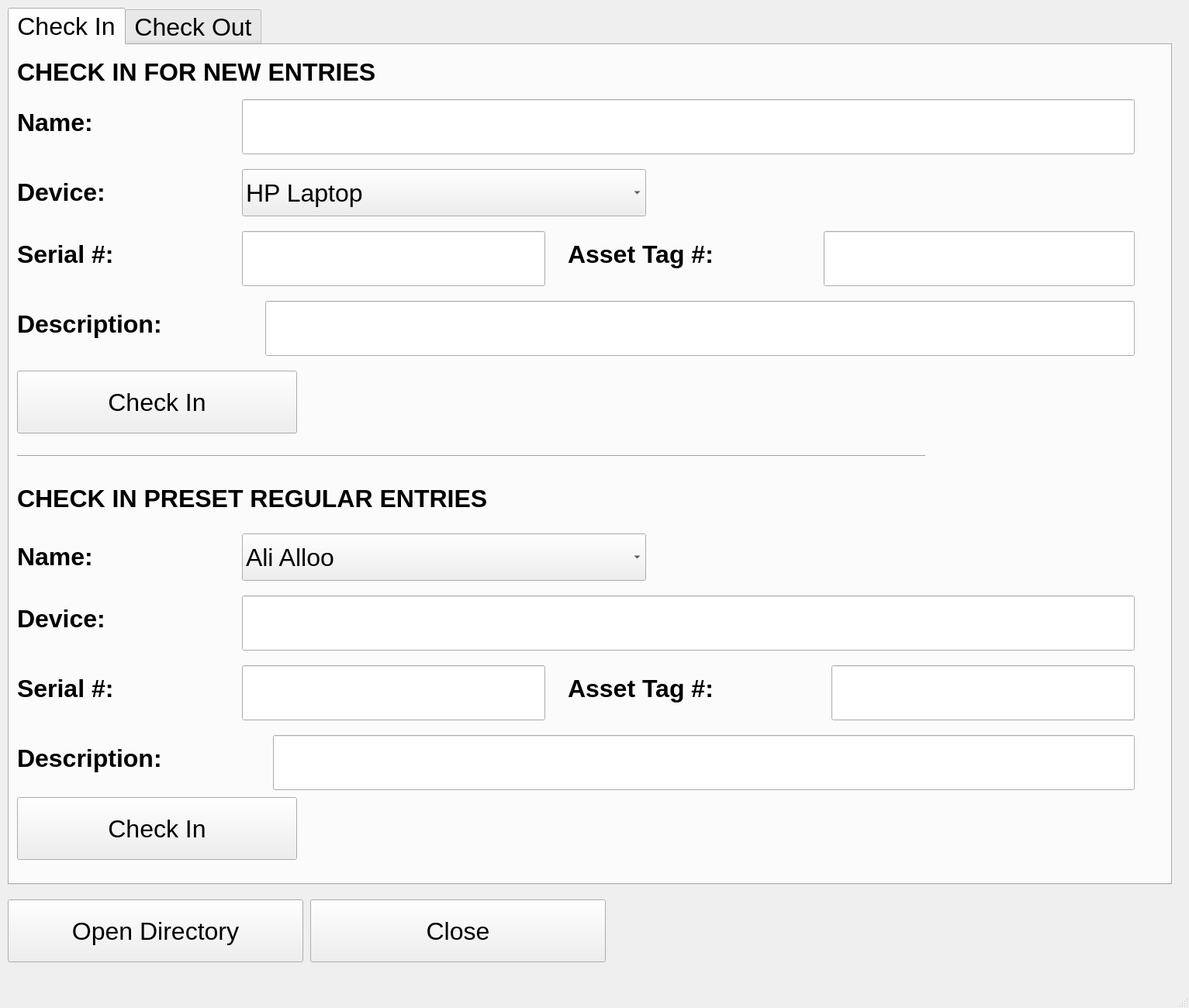
<?xml version="1.0" encoding="UTF-8"?>
<ui version="4.0">
 <class>SHICheckIn</class>
 <widget class="QMainWindow" name="SHICheckIn">
  <property name="geometry">
   <rect>
    <x>0</x>
    <y>0</y>
    <width>1533</width>
    <height>1300</height>
   </rect>
  </property>
  <property name="windowTitle">
   <string>MainWindow</string>
  </property>
  <widget class="QWidget" name="centralwidget">
   <widget class="QTabWidget" name="tabWidget">
    <property name="geometry">
     <rect>
      <x>10</x>
      <y>10</y>
      <width>1501</width>
      <height>1131</height>
     </rect>
    </property>
    <property name="font">
     <font>
      <pointsize>24</pointsize>
     </font>
    </property>
    <property name="currentIndex">
     <number>0</number>
    </property>
    <widget class="QWidget" name="CheckIn">
     <attribute name="title">
      <string>Check In</string>
     </attribute>
     <widget class="QLabel" name="chkin_new_name">
      <property name="geometry">
       <rect>
        <x>10</x>
        <y>70</y>
        <width>271</width>
        <height>61</height>
       </rect>
      </property>
      <property name="minimumSize">
       <size>
        <width>121</width>
        <height>61</height>
       </size>
      </property>
      <property name="text">
       <string>&lt;html&gt;&lt;head/&gt;&lt;body&gt;&lt;p&gt;&lt;span style=&quot; font-size:24pt; font-weight:600;&quot;&gt;Name:&lt;/span&gt;&lt;/p&gt;&lt;/body&gt;&lt;/html&gt;</string>
      </property>
     </widget>
     <widget class="QLabel" name="chkin_new_descr">
      <property name="geometry">
       <rect>
        <x>10</x>
        <y>330</y>
        <width>301</width>
        <height>61</height>
       </rect>
      </property>
      <property name="minimumSize">
       <size>
        <width>201</width>
        <height>61</height>
       </size>
      </property>
      <property name="font">
       <font>
        <pointsize>8</pointsize>
       </font>
      </property>
      <property name="text">
       <string>&lt;html&gt;&lt;head/&gt;&lt;body&gt;&lt;p&gt;&lt;span style=&quot; font-size:24pt; font-weight:600;&quot;&gt;Description:&lt;/span&gt;&lt;/p&gt;&lt;/body&gt;&lt;/html&gt;</string>
      </property>
     </widget>
     <widget class="QLabel" name="chkin_new_serial">
      <property name="geometry">
       <rect>
        <x>10</x>
        <y>240</y>
        <width>271</width>
        <height>61</height>
       </rect>
      </property>
      <property name="minimumSize">
       <size>
        <width>151</width>
        <height>61</height>
       </size>
      </property>
      <property name="text">
       <string>&lt;html&gt;&lt;head/&gt;&lt;body&gt;&lt;p&gt;&lt;span style=&quot; font-size:24pt; font-weight:600;&quot;&gt;Serial #:&lt;/span&gt;&lt;/p&gt;&lt;/body&gt;&lt;/html&gt;</string>
      </property>
     </widget>
     <widget class="QLabel" name="chkin_new_asset">
      <property name="geometry">
       <rect>
        <x>720</x>
        <y>240</y>
        <width>311</width>
        <height>61</height>
       </rect>
      </property>
      <property name="minimumSize">
       <size>
        <width>211</width>
        <height>61</height>
       </size>
      </property>
      <property name="text">
       <string>&lt;html&gt;&lt;head/&gt;&lt;body&gt;&lt;p&gt;&lt;span style=&quot; font-size:24pt; font-weight:600;&quot;&gt;Asset Tag #:&lt;/span&gt;&lt;/p&gt;&lt;/body&gt;&lt;/html&gt;</string>
      </property>
     </widget>
     <widget class="QLineEdit" name="chkin_new_serial_in">
      <property name="geometry">
       <rect>
        <x>300</x>
        <y>240</y>
        <width>391</width>
        <height>71</height>
       </rect>
      </property>
      <property name="minimumSize">
       <size>
        <width>351</width>
        <height>61</height>
       </size>
      </property>
     </widget>
     <widget class="QLineEdit" name="chkin_new_asset_in">
      <property name="geometry">
       <rect>
        <x>1050</x>
        <y>240</y>
        <width>401</width>
        <height>71</height>
       </rect>
      </property>
      <property name="minimumSize">
       <size>
        <width>401</width>
        <height>61</height>
       </size>
      </property>
     </widget>
     <widget class="QLineEdit" name="chkin_new_descr_in">
      <property name="geometry">
       <rect>
        <x>330</x>
        <y>330</y>
        <width>1121</width>
        <height>71</height>
       </rect>
      </property>
      <property name="minimumSize">
       <size>
        <width>951</width>
        <height>61</height>
       </size>
      </property>
     </widget>
     <widget class="QLineEdit" name="chkin_new_name_in">
      <property name="geometry">
       <rect>
        <x>300</x>
        <y>70</y>
        <width>1151</width>
        <height>71</height>
       </rect>
      </property>
      <property name="minimumSize">
       <size>
        <width>1031</width>
        <height>61</height>
       </size>
      </property>
     </widget>
     <widget class="QComboBox" name="chkin_drpmn_device">
      <property name="geometry">
       <rect>
        <x>300</x>
        <y>160</y>
        <width>521</width>
        <height>61</height>
       </rect>
      </property>
      <property name="minimumSize">
       <size>
        <width>521</width>
        <height>61</height>
       </size>
      </property>
      <property name="maximumSize">
       <size>
        <width>521</width>
        <height>61</height>
       </size>
      </property>
      <property name="font">
       <font>
        <pointsize>24</pointsize>
       </font>
      </property>
      <item>
       <property name="text">
        <string>HP Laptop</string>
       </property>
      </item>
      <item>
       <property name="text">
        <string>Dell Laptop</string>
       </property>
      </item>
      <item>
       <property name="text">
        <string>Toshiba Laptop</string>
       </property>
      </item>
      <item>
       <property name="text">
        <string>Lenovo Laptop</string>
       </property>
      </item>
      <item>
       <property name="text">
        <string>Apple MacBook</string>
       </property>
      </item>
      <item>
       <property name="text">
        <string>Samsung Tablet</string>
       </property>
      </item>
      <item>
       <property name="text">
        <string>Microsoft Surface</string>
       </property>
      </item>
      <item>
       <property name="text">
        <string>iPad</string>
       </property>
      </item>
      <item>
       <property name="text">
        <string>iPad Mini</string>
       </property>
      </item>
      <item>
       <property name="text">
        <string>USB Charger</string>
       </property>
      </item>
      <item>
       <property name="text">
        <string>Unlisted (See Description)</string>
       </property>
      </item>
     </widget>
     <widget class="QLabel" name="chkin_new_device">
      <property name="geometry">
       <rect>
        <x>10</x>
        <y>160</y>
        <width>271</width>
        <height>61</height>
       </rect>
      </property>
      <property name="minimumSize">
       <size>
        <width>131</width>
        <height>61</height>
       </size>
      </property>
      <property name="text">
       <string>&lt;html&gt;&lt;head/&gt;&lt;body&gt;&lt;p&gt;&lt;span style=&quot; font-size:24pt; font-weight:600;&quot;&gt;Device:&lt;/span&gt;&lt;/p&gt;&lt;/body&gt;&lt;/html&gt;</string>
      </property>
     </widget>
     <widget class="Line" name="chkin_divider">
      <property name="geometry">
       <rect>
        <x>10</x>
        <y>520</y>
        <width>1171</width>
        <height>20</height>
       </rect>
      </property>
      <property name="minimumSize">
       <size>
        <width>1171</width>
        <height>20</height>
       </size>
      </property>
      <property name="maximumSize">
       <size>
        <width>1171</width>
        <height>20</height>
       </size>
      </property>
      <property name="orientation">
       <enum>Qt::Horizontal</enum>
      </property>
     </widget>
     <widget class="QLabel" name="chkin_shi_img">
      <property name="geometry">
       <rect>
        <x>1190</x>
        <y>470</y>
        <width>261</width>
        <height>171</height>
       </rect>
      </property>
      <property name="text">
       <string/>
      </property>
      <property name="pixmap">
       <pixmap>../../../Pictures/SHI-Logo-RGB.jpg</pixmap>
      </property>
      <property name="scaledContents">
       <bool>true</bool>
      </property>
     </widget>
     <widget class="QPushButton" name="chkin_reg_submit">
      <property name="geometry">
       <rect>
        <x>10</x>
        <y>970</y>
        <width>361</width>
        <height>81</height>
       </rect>
      </property>
      <property name="minimumSize">
       <size>
        <width>231</width>
        <height>61</height>
       </size>
      </property>
      <property name="font">
       <font>
        <pointsize>24</pointsize>
       </font>
      </property>
      <property name="text">
       <string>Check In</string>
      </property>
     </widget>
     <widget class="QLabel" name="chkin_new_title">
      <property name="geometry">
       <rect>
        <x>10</x>
        <y>10</y>
        <width>761</width>
        <height>51</height>
       </rect>
      </property>
      <property name="minimumSize">
       <size>
        <width>481</width>
        <height>51</height>
       </size>
      </property>
      <property name="text">
       <string>&lt;html&gt;&lt;head/&gt;&lt;body&gt;&lt;p&gt;&lt;span style=&quot; font-size:24pt; font-weight:600;&quot;&gt;CHECK IN FOR NEW ENTRIES&lt;/span&gt;&lt;/p&gt;&lt;/body&gt;&lt;/html&gt;</string>
      </property>
     </widget>
     <widget class="QLabel" name="chkin_reg_title">
      <property name="geometry">
       <rect>
        <x>10</x>
        <y>560</y>
        <width>861</width>
        <height>51</height>
       </rect>
      </property>
      <property name="minimumSize">
       <size>
        <width>611</width>
        <height>51</height>
       </size>
      </property>
      <property name="text">
       <string>&lt;html&gt;&lt;head/&gt;&lt;body&gt;&lt;p&gt;&lt;span style=&quot; font-size:24pt; font-weight:600;&quot;&gt;CHECK IN PRESET REGULAR ENTRIES&lt;/span&gt;&lt;/p&gt;&lt;/body&gt;&lt;/html&gt;</string>
      </property>
     </widget>
     <widget class="QLabel" name="chkin_reg_descr">
      <property name="geometry">
       <rect>
        <x>10</x>
        <y>890</y>
        <width>301</width>
        <height>61</height>
       </rect>
      </property>
      <property name="minimumSize">
       <size>
        <width>201</width>
        <height>61</height>
       </size>
      </property>
      <property name="text">
       <string>&lt;html&gt;&lt;head/&gt;&lt;body&gt;&lt;p&gt;&lt;span style=&quot; font-size:24pt; font-weight:600;&quot;&gt;Description:&lt;/span&gt;&lt;/p&gt;&lt;/body&gt;&lt;/html&gt;</string>
      </property>
     </widget>
     <widget class="QLineEdit" name="chkin_reg_descr_in">
      <property name="geometry">
       <rect>
        <x>340</x>
        <y>890</y>
        <width>1111</width>
        <height>71</height>
       </rect>
      </property>
      <property name="minimumSize">
       <size>
        <width>951</width>
        <height>61</height>
       </size>
      </property>
      <property name="font">
       <font>
        <pointsize>24</pointsize>
        <weight>50</weight>
        <bold>false</bold>
       </font>
      </property>
      <property name="text">
       <string/>
      </property>
     </widget>
     <widget class="QLabel" name="chkin_reg_name">
      <property name="geometry">
       <rect>
        <x>10</x>
        <y>630</y>
        <width>271</width>
        <height>61</height>
       </rect>
      </property>
      <property name="minimumSize">
       <size>
        <width>121</width>
        <height>61</height>
       </size>
      </property>
      <property name="text">
       <string>&lt;html&gt;&lt;head/&gt;&lt;body&gt;&lt;p&gt;&lt;span style=&quot; font-size:24pt; font-weight:600;&quot;&gt;Name:&lt;/span&gt;&lt;/p&gt;&lt;/body&gt;&lt;/html&gt;</string>
      </property>
     </widget>
     <widget class="QLabel" name="chkin_reg_device">
      <property name="geometry">
       <rect>
        <x>10</x>
        <y>710</y>
        <width>271</width>
        <height>61</height>
       </rect>
      </property>
      <property name="minimumSize">
       <size>
        <width>131</width>
        <height>61</height>
       </size>
      </property>
      <property name="text">
       <string>&lt;html&gt;&lt;head/&gt;&lt;body&gt;&lt;p&gt;&lt;span style=&quot; font-size:24pt; font-weight:600;&quot;&gt;Device:&lt;/span&gt;&lt;/p&gt;&lt;/body&gt;&lt;/html&gt;</string>
      </property>
     </widget>
     <widget class="QLineEdit" name="chkin_reg_asset_in">
      <property name="geometry">
       <rect>
        <x>1060</x>
        <y>800</y>
        <width>391</width>
        <height>71</height>
       </rect>
      </property>
      <property name="font">
       <font>
        <pointsize>24</pointsize>
       </font>
      </property>
     </widget>
     <widget class="QLabel" name="chkin_reg_serial">
      <property name="geometry">
       <rect>
        <x>10</x>
        <y>800</y>
        <width>271</width>
        <height>61</height>
       </rect>
      </property>
      <property name="minimumSize">
       <size>
        <width>151</width>
        <height>61</height>
       </size>
      </property>
      <property name="text">
       <string>&lt;html&gt;&lt;head/&gt;&lt;body&gt;&lt;p&gt;&lt;span style=&quot; font-size:24pt; font-weight:600;&quot;&gt;Serial #:&lt;/span&gt;&lt;/p&gt;&lt;/body&gt;&lt;/html&gt;</string>
      </property>
     </widget>
     <widget class="QLineEdit" name="chkin_reg_serial_in">
      <property name="geometry">
       <rect>
        <x>300</x>
        <y>800</y>
        <width>391</width>
        <height>71</height>
       </rect>
      </property>
      <property name="minimumSize">
       <size>
        <width>351</width>
        <height>61</height>
       </size>
      </property>
      <property name="font">
       <font>
        <pointsize>24</pointsize>
       </font>
      </property>
     </widget>
     <widget class="QLabel" name="chkin_reg_asset">
      <property name="geometry">
       <rect>
        <x>720</x>
        <y>800</y>
        <width>321</width>
        <height>61</height>
       </rect>
      </property>
      <property name="minimumSize">
       <size>
        <width>211</width>
        <height>61</height>
       </size>
      </property>
      <property name="text">
       <string>&lt;html&gt;&lt;head/&gt;&lt;body&gt;&lt;p&gt;&lt;span style=&quot; font-size:24pt; font-weight:600;&quot;&gt;Asset Tag #:&lt;/span&gt;&lt;/p&gt;&lt;/body&gt;&lt;/html&gt;</string>
      </property>
     </widget>
     <widget class="QPushButton" name="chkin_new_submit">
      <property name="geometry">
       <rect>
        <x>10</x>
        <y>420</y>
        <width>361</width>
        <height>81</height>
       </rect>
      </property>
      <property name="minimumSize">
       <size>
        <width>231</width>
        <height>61</height>
       </size>
      </property>
      <property name="font">
       <font>
        <pointsize>24</pointsize>
       </font>
      </property>
      <property name="text">
       <string>Check In</string>
      </property>
     </widget>
     <widget class="QLineEdit" name="chkin_reg_device_in">
      <property name="geometry">
       <rect>
        <x>300</x>
        <y>710</y>
        <width>1151</width>
        <height>71</height>
       </rect>
      </property>
      <property name="minimumSize">
       <size>
        <width>1021</width>
        <height>61</height>
       </size>
      </property>
     </widget>
     <widget class="QComboBox" name="chkin_drpmn_name">
      <property name="geometry">
       <rect>
        <x>300</x>
        <y>630</y>
        <width>521</width>
        <height>61</height>
       </rect>
      </property>
      <property name="minimumSize">
       <size>
        <width>521</width>
        <height>61</height>
       </size>
      </property>
      <property name="font">
       <font>
        <pointsize>24</pointsize>
       </font>
      </property>
      <item>
       <property name="text">
        <string>Ali Alloo</string>
       </property>
      </item>
      <item>
       <property name="text">
        <string>Brian Covela</string>
       </property>
      </item>
      <item>
       <property name="text">
        <string>Chris Sullo</string>
       </property>
      </item>
      <item>
       <property name="text">
        <string>Curtis Booker</string>
       </property>
      </item>
      <item>
       <property name="text">
        <string>Damian Latourette</string>
       </property>
      </item>
      <item>
       <property name="text">
        <string>Daniel Carreira</string>
       </property>
      </item>
      <item>
       <property name="text">
        <string>Edward Nunez</string>
       </property>
      </item>
      <item>
       <property name="text">
        <string>Hector Rivera</string>
       </property>
      </item>
      <item>
       <property name="text">
        <string>Jason Folmar</string>
       </property>
      </item>
      <item>
       <property name="text">
        <string>Jose Lopez</string>
       </property>
      </item>
      <item>
       <property name="text">
        <string>Josue Cardona</string>
       </property>
      </item>
      <item>
       <property name="text">
        <string>Rhina Cardona</string>
       </property>
      </item>
      <item>
       <property name="text">
        <string>Keith K</string>
       </property>
      </item>
      <item>
       <property name="text">
        <string>Kendell Lucas</string>
       </property>
      </item>
      <item>
       <property name="text">
        <string>Michael Scott</string>
       </property>
      </item>
      <item>
       <property name="text">
        <string>Nihad Issa</string>
       </property>
      </item>
      <item>
       <property name="text">
        <string>Oscar Vartanian</string>
       </property>
      </item>
      <item>
       <property name="text">
        <string>Paul Brew</string>
       </property>
      </item>
      <item>
       <property name="text">
        <string>Rick Karp</string>
       </property>
      </item>
      <item>
       <property name="text">
        <string>Rob Harrison</string>
       </property>
      </item>
      <item>
       <property name="text">
        <string>Rohan Grandeson</string>
       </property>
      </item>
      <item>
       <property name="text">
        <string>Sean Larson</string>
       </property>
      </item>
      <item>
       <property name="text">
        <string>Steve Alt</string>
       </property>
      </item>
      <item>
       <property name="text">
        <string>Thomas O. Dell</string>
       </property>
      </item>
      <item>
       <property name="text">
        <string>Tishonda Carson</string>
       </property>
      </item>
      <item>
       <property name="text">
        <string>Tom Mililli</string>
       </property>
      </item>
      <item>
       <property name="text">
        <string>William Morris</string>
       </property>
      </item>
     </widget>
    </widget>
    <widget class="QWidget" name="CheckOut">
     <attribute name="title">
      <string>Check Out</string>
     </attribute>
     <widget class="QLabel" name="chkout_shi_img">
      <property name="geometry">
       <rect>
        <x>1190</x>
        <y>470</y>
        <width>261</width>
        <height>171</height>
       </rect>
      </property>
      <property name="text">
       <string/>
      </property>
      <property name="pixmap">
       <pixmap>../../../Pictures/SHI-Logo-RGB.jpg</pixmap>
      </property>
      <property name="scaledContents">
       <bool>true</bool>
      </property>
     </widget>
     <widget class="QLabel" name="chkout_reg_device">
      <property name="geometry">
       <rect>
        <x>10</x>
        <y>710</y>
        <width>271</width>
        <height>61</height>
       </rect>
      </property>
      <property name="minimumSize">
       <size>
        <width>131</width>
        <height>61</height>
       </size>
      </property>
      <property name="text">
       <string>&lt;html&gt;&lt;head/&gt;&lt;body&gt;&lt;p&gt;&lt;span style=&quot; font-weight:600;&quot;&gt;Device:&lt;/span&gt;&lt;/p&gt;&lt;/body&gt;&lt;/html&gt;</string>
      </property>
     </widget>
     <widget class="QLineEdit" name="chkout_new_serial_in">
      <property name="geometry">
       <rect>
        <x>300</x>
        <y>240</y>
        <width>391</width>
        <height>71</height>
       </rect>
      </property>
      <property name="minimumSize">
       <size>
        <width>351</width>
        <height>61</height>
       </size>
      </property>
     </widget>
     <widget class="QLineEdit" name="chkout_reg_asset_in">
      <property name="geometry">
       <rect>
        <x>1060</x>
        <y>800</y>
        <width>391</width>
        <height>71</height>
       </rect>
      </property>
     </widget>
     <widget class="QLineEdit" name="chkout_new_descr_in">
      <property name="geometry">
       <rect>
        <x>330</x>
        <y>330</y>
        <width>1121</width>
        <height>71</height>
       </rect>
      </property>
      <property name="minimumSize">
       <size>
        <width>951</width>
        <height>61</height>
       </size>
      </property>
     </widget>
     <widget class="QPushButton" name="chkout_new_submit">
      <property name="geometry">
       <rect>
        <x>10</x>
        <y>420</y>
        <width>361</width>
        <height>81</height>
       </rect>
      </property>
      <property name="minimumSize">
       <size>
        <width>231</width>
        <height>61</height>
       </size>
      </property>
      <property name="text">
       <string>Check Out</string>
      </property>
     </widget>
     <widget class="QLabel" name="chkout_new_title">
      <property name="geometry">
       <rect>
        <x>10</x>
        <y>10</y>
        <width>1131</width>
        <height>51</height>
       </rect>
      </property>
      <property name="minimumSize">
       <size>
        <width>481</width>
        <height>51</height>
       </size>
      </property>
      <property name="text">
       <string>&lt;html&gt;&lt;head/&gt;&lt;body&gt;&lt;p&gt;&lt;span style=&quot; font-weight:600;&quot;&gt;CHECK OUT FOR NEW ENTRIES&lt;/span&gt;&lt;/p&gt;&lt;/body&gt;&lt;/html&gt;</string>
      </property>
     </widget>
     <widget class="QLabel" name="chkout_new_device">
      <property name="geometry">
       <rect>
        <x>10</x>
        <y>160</y>
        <width>271</width>
        <height>61</height>
       </rect>
      </property>
      <property name="minimumSize">
       <size>
        <width>131</width>
        <height>61</height>
       </size>
      </property>
      <property name="text">
       <string>&lt;html&gt;&lt;head/&gt;&lt;body&gt;&lt;p&gt;&lt;span style=&quot; font-weight:600;&quot;&gt;Device:&lt;/span&gt;&lt;/p&gt;&lt;/body&gt;&lt;/html&gt;</string>
      </property>
     </widget>
     <widget class="QLineEdit" name="chkout_reg_serial_in">
      <property name="geometry">
       <rect>
        <x>300</x>
        <y>800</y>
        <width>391</width>
        <height>71</height>
       </rect>
      </property>
      <property name="minimumSize">
       <size>
        <width>351</width>
        <height>61</height>
       </size>
      </property>
     </widget>
     <widget class="QPushButton" name="chkout_reg_submit">
      <property name="geometry">
       <rect>
        <x>10</x>
        <y>970</y>
        <width>361</width>
        <height>81</height>
       </rect>
      </property>
      <property name="minimumSize">
       <size>
        <width>231</width>
        <height>61</height>
       </size>
      </property>
      <property name="text">
       <string>Check Out</string>
      </property>
     </widget>
     <widget class="QLineEdit" name="chkout_new_asset_in">
      <property name="geometry">
       <rect>
        <x>1050</x>
        <y>240</y>
        <width>401</width>
        <height>71</height>
       </rect>
      </property>
      <property name="minimumSize">
       <size>
        <width>401</width>
        <height>61</height>
       </size>
      </property>
     </widget>
     <widget class="QLineEdit" name="chkout_reg_device_in">
      <property name="geometry">
       <rect>
        <x>300</x>
        <y>710</y>
        <width>1151</width>
        <height>71</height>
       </rect>
      </property>
      <property name="minimumSize">
       <size>
        <width>1021</width>
        <height>61</height>
       </size>
      </property>
     </widget>
     <widget class="QLabel" name="chkout_reg_title">
      <property name="geometry">
       <rect>
        <x>10</x>
        <y>560</y>
        <width>1081</width>
        <height>51</height>
       </rect>
      </property>
      <property name="minimumSize">
       <size>
        <width>611</width>
        <height>51</height>
       </size>
      </property>
      <property name="text">
       <string>&lt;html&gt;&lt;head/&gt;&lt;body&gt;&lt;p&gt;&lt;span style=&quot; font-weight:600;&quot;&gt;CHECK OUT PRESET REGULAR ENTRIES&lt;/span&gt;&lt;/p&gt;&lt;/body&gt;&lt;/html&gt;</string>
      </property>
     </widget>
     <widget class="QLabel" name="chkout_new_serial">
      <property name="geometry">
       <rect>
        <x>10</x>
        <y>240</y>
        <width>271</width>
        <height>61</height>
       </rect>
      </property>
      <property name="minimumSize">
       <size>
        <width>151</width>
        <height>61</height>
       </size>
      </property>
      <property name="toolTip">
       <string>&lt;html&gt;&lt;head/&gt;&lt;body&gt;&lt;p&gt;Please enter serial number located on the device.&lt;/p&gt;&lt;/body&gt;&lt;/html&gt;</string>
      </property>
      <property name="text">
       <string>&lt;html&gt;&lt;head/&gt;&lt;body&gt;&lt;p&gt;&lt;span style=&quot; font-weight:600;&quot;&gt;Serial #:&lt;/span&gt;&lt;/p&gt;&lt;/body&gt;&lt;/html&gt;</string>
      </property>
     </widget>
     <widget class="QLabel" name="chkout_reg_asset">
      <property name="geometry">
       <rect>
        <x>720</x>
        <y>800</y>
        <width>321</width>
        <height>61</height>
       </rect>
      </property>
      <property name="minimumSize">
       <size>
        <width>211</width>
        <height>61</height>
       </size>
      </property>
      <property name="text">
       <string>&lt;html&gt;&lt;head/&gt;&lt;body&gt;&lt;p&gt;&lt;span style=&quot; font-weight:600;&quot;&gt;Asset Tag #:&lt;/span&gt;&lt;/p&gt;&lt;/body&gt;&lt;/html&gt;</string>
      </property>
     </widget>
     <widget class="QLabel" name="chkout_new_descr">
      <property name="geometry">
       <rect>
        <x>10</x>
        <y>330</y>
        <width>301</width>
        <height>61</height>
       </rect>
      </property>
      <property name="minimumSize">
       <size>
        <width>201</width>
        <height>61</height>
       </size>
      </property>
      <property name="toolTip">
       <string>&lt;html&gt;&lt;head/&gt;&lt;body&gt;&lt;p&gt;If employee/vistor does not have a pre-defined device. Describe the device as accurate as possible.&lt;/p&gt;&lt;/body&gt;&lt;/html&gt;</string>
      </property>
      <property name="text">
       <string>&lt;html&gt;&lt;head/&gt;&lt;body&gt;&lt;p&gt;&lt;span style=&quot; font-weight:600;&quot;&gt;Description:&lt;/span&gt;&lt;/p&gt;&lt;/body&gt;&lt;/html&gt;</string>
      </property>
     </widget>
     <widget class="QLabel" name="chkout_reg_serial">
      <property name="geometry">
       <rect>
        <x>10</x>
        <y>800</y>
        <width>271</width>
        <height>61</height>
       </rect>
      </property>
      <property name="minimumSize">
       <size>
        <width>151</width>
        <height>61</height>
       </size>
      </property>
      <property name="toolTip">
       <string>&lt;html&gt;&lt;head/&gt;&lt;body&gt;&lt;p&gt;Please enter serial number located on the device.&lt;/p&gt;&lt;/body&gt;&lt;/html&gt;</string>
      </property>
      <property name="whatsThis">
       <string>&lt;html&gt;&lt;head/&gt;&lt;body&gt;&lt;p&gt;&lt;br/&gt;&lt;/p&gt;&lt;/body&gt;&lt;/html&gt;</string>
      </property>
      <property name="text">
       <string>&lt;html&gt;&lt;head/&gt;&lt;body&gt;&lt;p&gt;&lt;span style=&quot; font-weight:600;&quot;&gt;Serial #:&lt;/span&gt;&lt;/p&gt;&lt;/body&gt;&lt;/html&gt;</string>
      </property>
     </widget>
     <widget class="QComboBox" name="chkout_drpmn_device">
      <property name="geometry">
       <rect>
        <x>300</x>
        <y>160</y>
        <width>521</width>
        <height>61</height>
       </rect>
      </property>
      <property name="minimumSize">
       <size>
        <width>521</width>
        <height>61</height>
       </size>
      </property>
      <property name="maximumSize">
       <size>
        <width>521</width>
        <height>61</height>
       </size>
      </property>
      <item>
       <property name="text">
        <string>HP Laptop</string>
       </property>
      </item>
      <item>
       <property name="text">
        <string>Dell Laptop</string>
       </property>
      </item>
      <item>
       <property name="text">
        <string>Toshiba Laptop</string>
       </property>
      </item>
      <item>
       <property name="text">
        <string>Lenovo Laptop</string>
       </property>
      </item>
      <item>
       <property name="text">
        <string>Apple MacBook</string>
       </property>
      </item>
      <item>
       <property name="text">
        <string>Samsung Tablet</string>
       </property>
      </item>
      <item>
       <property name="text">
        <string>Microsoft Surface</string>
       </property>
      </item>
      <item>
       <property name="text">
        <string>iPad</string>
       </property>
      </item>
      <item>
       <property name="text">
        <string>iPad Mini</string>
       </property>
      </item>
      <item>
       <property name="text">
        <string>USB Charger</string>
       </property>
      </item>
      <item>
       <property name="text">
        <string>Unlisted (See Description)</string>
       </property>
      </item>
     </widget>
     <widget class="QLabel" name="chkout_reg_name">
      <property name="geometry">
       <rect>
        <x>10</x>
        <y>630</y>
        <width>271</width>
        <height>61</height>
       </rect>
      </property>
      <property name="minimumSize">
       <size>
        <width>121</width>
        <height>61</height>
       </size>
      </property>
      <property name="text">
       <string>&lt;html&gt;&lt;head/&gt;&lt;body&gt;&lt;p&gt;&lt;span style=&quot; font-weight:600;&quot;&gt;Name:&lt;/span&gt;&lt;/p&gt;&lt;/body&gt;&lt;/html&gt;</string>
      </property>
     </widget>
     <widget class="QLabel" name="chkout_reg_descr">
      <property name="geometry">
       <rect>
        <x>10</x>
        <y>890</y>
        <width>301</width>
        <height>61</height>
       </rect>
      </property>
      <property name="minimumSize">
       <size>
        <width>201</width>
        <height>61</height>
       </size>
      </property>
      <property name="toolTip">
       <string>&lt;html&gt;&lt;head/&gt;&lt;body&gt;&lt;p&gt;If employee/vistor does not have a pre-defined device. Describe the device as accurate as possible.&lt;/p&gt;&lt;/body&gt;&lt;/html&gt;</string>
      </property>
      <property name="text">
       <string>&lt;html&gt;&lt;head/&gt;&lt;body&gt;&lt;p&gt;&lt;span style=&quot; font-weight:600;&quot;&gt;Description:&lt;/span&gt;&lt;/p&gt;&lt;/body&gt;&lt;/html&gt;</string>
      </property>
     </widget>
     <widget class="QComboBox" name="chkout_drpmn_name">
      <property name="geometry">
       <rect>
        <x>300</x>
        <y>630</y>
        <width>521</width>
        <height>61</height>
       </rect>
      </property>
      <property name="minimumSize">
       <size>
        <width>521</width>
        <height>61</height>
       </size>
      </property>
      <property name="maximumSize">
       <size>
        <width>521</width>
        <height>61</height>
       </size>
      </property>
      <item>
       <property name="text">
        <string>Ali Alloo</string>
       </property>
      </item>
      <item>
       <property name="text">
        <string>Brian Covela</string>
       </property>
      </item>
      <item>
       <property name="text">
        <string>Chris Sullo</string>
       </property>
      </item>
      <item>
       <property name="text">
        <string>Curtis Booker</string>
       </property>
      </item>
      <item>
       <property name="text">
        <string>Damian Latourette</string>
       </property>
      </item>
      <item>
       <property name="text">
        <string>Daniel Carreira</string>
       </property>
      </item>
      <item>
       <property name="text">
        <string>Edward Nunez</string>
       </property>
      </item>
      <item>
       <property name="text">
        <string>Hector Rivera</string>
       </property>
      </item>
      <item>
       <property name="text">
        <string>Jason Folmar</string>
       </property>
      </item>
      <item>
       <property name="text">
        <string>Jose Lopez</string>
       </property>
      </item>
      <item>
       <property name="text">
        <string>Josue Cardona</string>
       </property>
      </item>
      <item>
       <property name="text">
        <string>Rhina Cardona</string>
       </property>
      </item>
      <item>
       <property name="text">
        <string>Keith K</string>
       </property>
      </item>
      <item>
       <property name="text">
        <string>Kendell Lucas</string>
       </property>
      </item>
      <item>
       <property name="text">
        <string>Michael Scott</string>
       </property>
      </item>
      <item>
       <property name="text">
        <string>Nihad Issa</string>
       </property>
      </item>
      <item>
       <property name="text">
        <string>Oscar Vartanian</string>
       </property>
      </item>
      <item>
       <property name="text">
        <string>Paul Brew</string>
       </property>
      </item>
      <item>
       <property name="text">
        <string>Rick Karp</string>
       </property>
      </item>
      <item>
       <property name="text">
        <string>Rob Harrison</string>
       </property>
      </item>
      <item>
       <property name="text">
        <string>Rohan Grandeson</string>
       </property>
      </item>
      <item>
       <property name="text">
        <string>Sean Larson</string>
       </property>
      </item>
      <item>
       <property name="text">
        <string>Steve Alt</string>
       </property>
      </item>
      <item>
       <property name="text">
        <string>Thomas O. Dell</string>
       </property>
      </item>
      <item>
       <property name="text">
        <string>Tishonda Carson</string>
       </property>
      </item>
      <item>
       <property name="text">
        <string>Tom Mililli</string>
       </property>
      </item>
      <item>
       <property name="text">
        <string>William Morris</string>
       </property>
      </item>
     </widget>
     <widget class="QLabel" name="chkout_new_asset">
      <property name="geometry">
       <rect>
        <x>720</x>
        <y>240</y>
        <width>311</width>
        <height>61</height>
       </rect>
      </property>
      <property name="minimumSize">
       <size>
        <width>211</width>
        <height>61</height>
       </size>
      </property>
      <property name="text">
       <string>&lt;html&gt;&lt;head/&gt;&lt;body&gt;&lt;p&gt;&lt;span style=&quot; font-weight:600;&quot;&gt;Asset Tag #:&lt;/span&gt;&lt;/p&gt;&lt;/body&gt;&lt;/html&gt;</string>
      </property>
     </widget>
     <widget class="QLineEdit" name="chkout_reg_descr_in">
      <property name="geometry">
       <rect>
        <x>340</x>
        <y>890</y>
        <width>1111</width>
        <height>71</height>
       </rect>
      </property>
      <property name="minimumSize">
       <size>
        <width>951</width>
        <height>61</height>
       </size>
      </property>
      <property name="text">
       <string/>
      </property>
     </widget>
     <widget class="QLineEdit" name="chkout_new_name_in">
      <property name="geometry">
       <rect>
        <x>300</x>
        <y>70</y>
        <width>1151</width>
        <height>71</height>
       </rect>
      </property>
      <property name="minimumSize">
       <size>
        <width>1031</width>
        <height>61</height>
       </size>
      </property>
     </widget>
     <widget class="QLabel" name="chkout_new_name">
      <property name="geometry">
       <rect>
        <x>10</x>
        <y>70</y>
        <width>271</width>
        <height>61</height>
       </rect>
      </property>
      <property name="minimumSize">
       <size>
        <width>121</width>
        <height>61</height>
       </size>
      </property>
      <property name="text">
       <string>&lt;html&gt;&lt;head/&gt;&lt;body&gt;&lt;p&gt;&lt;span style=&quot; font-weight:600;&quot;&gt;Name:&lt;/span&gt;&lt;/p&gt;&lt;/body&gt;&lt;/html&gt;</string>
      </property>
     </widget>
     <widget class="Line" name="chkout_divider">
      <property name="geometry">
       <rect>
        <x>10</x>
        <y>520</y>
        <width>1171</width>
        <height>20</height>
       </rect>
      </property>
      <property name="minimumSize">
       <size>
        <width>1171</width>
        <height>20</height>
       </size>
      </property>
      <property name="maximumSize">
       <size>
        <width>1171</width>
        <height>20</height>
       </size>
      </property>
      <property name="orientation">
       <enum>Qt::Horizontal</enum>
      </property>
     </widget>
    </widget>
   </widget>
   <widget class="QPushButton" name="dir_button">
    <property name="geometry">
     <rect>
      <x>10</x>
      <y>1160</y>
      <width>381</width>
      <height>81</height>
     </rect>
    </property>
    <property name="minimumSize">
     <size>
      <width>361</width>
      <height>47</height>
     </size>
    </property>
    <property name="font">
     <font>
      <pointsize>24</pointsize>
     </font>
    </property>
    <property name="text">
     <string>Open Directory</string>
    </property>
   </widget>
   <widget class="QPushButton" name="close_button">
    <property name="geometry">
     <rect>
      <x>400</x>
      <y>1160</y>
      <width>381</width>
      <height>81</height>
     </rect>
    </property>
    <property name="minimumSize">
     <size>
      <width>321</width>
      <height>47</height>
     </size>
    </property>
    <property name="font">
     <font>
      <pointsize>24</pointsize>
     </font>
    </property>
    <property name="text">
     <string>Close</string>
    </property>
   </widget>
  </widget>
  <widget class="QMenuBar" name="menubar">
   <property name="geometry">
    <rect>
     <x>0</x>
     <y>0</y>
     <width>1533</width>
     <height>21</height>
    </rect>
   </property>
  </widget>
  <widget class="QStatusBar" name="statusbar"/>
 </widget>
 <resources/>
 <connections/>
</ui>
